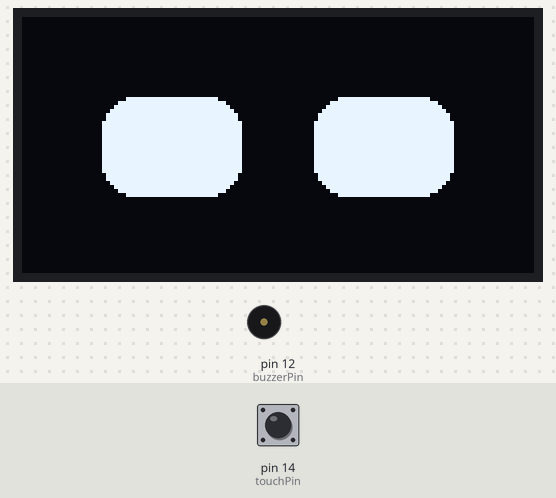
Recording of a sketch running on a simulated Arduino Uno, built with avr-gcc and run on an emulated ATmega328P. Shown: 128×64 one-colour display, buzzer (waves = sounding). The test bench sets the inputs (shaded band); at power-on: pin 14 (touchPin) LOW.

Above: at 4.6 s.
4.7 s: pin 14 (touchPin) pulled HIGH for 0.15 s
At 6.0 s:
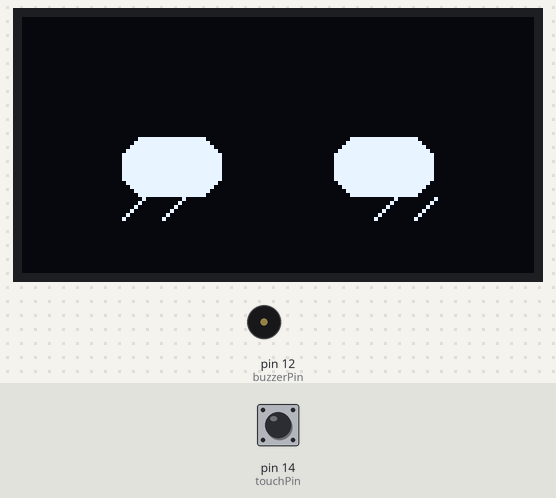
7.8 s: pin 14 (touchPin) pulled HIGH for 3.2 s
At 8.03 s:
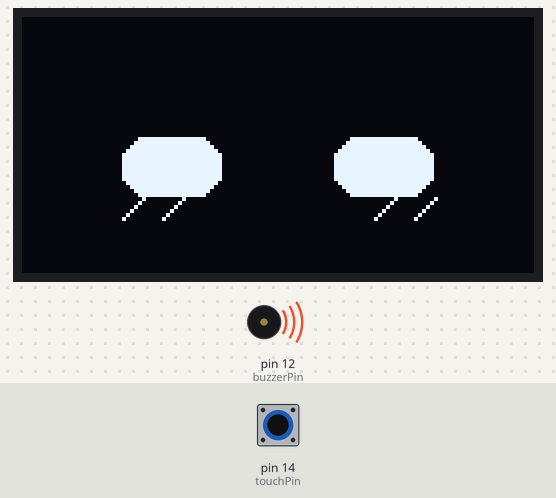
Timing chart, 0 to 12.0 s (numbered marks = the images above; inputs shaded):
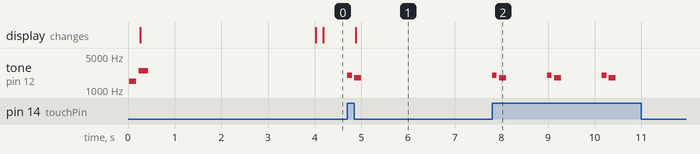

The sketch:

DeskBotV1eyes_shyBuzzerTouchsnsr.ino
```cpp
#include <Wire.h>
#include <Adafruit_GFX.h>
#include <Adafruit_SSD1306.h>

#define SCREEN_WIDTH 128
#define SCREEN_HEIGHT 64
#define OLED_RESET    -1

Adafruit_SSD1306 display(SCREEN_WIDTH, SCREEN_HEIGHT, &Wire, OLED_RESET);

// --- SAFE PIN MAPPING ---
const int touchPin = 14;  // D5 on NodeMCU (GPIO 14)
const int buzzerPin = 12; // D6 on NodeMCU (GPIO 12)

// Variables for blinking logic
unsigned long previousMillis = 0;
const long blinkInterval = 4000; // Blinks every 4 seconds
bool isBlinking = false;
unsigned long blinkStartTime = 0;

void setup() {
  Serial.begin(115200);

  pinMode(touchPin, INPUT);
  pinMode(buzzerPin, OUTPUT);

  if(!display.begin(SSD1306_SWITCHCAPVCC, 0x3C)) {
    Serial.println(F("SSD1306 allocation failed. Check wiring!"));
    for(;;);
  }

  // Play a happy "Boot Up" chirp
  tone(buzzerPin, 1500, 150);
  delay(200);
  tone(buzzerPin, 2500, 200);

  display.clearDisplay();
  drawHappyEyes();
  display.display();
}

void loop() {
  int touchState = digitalRead(touchPin);
  unsigned long currentMillis = millis();

  // --- INTERACTION: TOUCH DETECTED ---
  if (touchState == HIGH) {
    // Play a "Shy / Cute" sound (descending tones)
    tone(buzzerPin, 2000, 100);
    delay(150);
    tone(buzzerPin, 1800, 150);

    // Draw Shy Face
    display.clearDisplay();
    drawShyEyes();
    display.display();

    // Keep shy face on while being touched, plus a small buffer
    delay(1000);

    // Reset the blink timer so it doesn't instantly blink after being shy
    previousMillis = millis();
  }

  // --- IDLE STATE: RANDOM BLINKING ---
  else {
    // Check if it's time to start a blink
    if (!isBlinking && (currentMillis - previousMillis >= blinkInterval)) {
      isBlinking = true;
      blinkStartTime = currentMillis;

      display.clearDisplay();
      drawClosedEyes(); // Draw the blink
      display.display();
    }

    // Check if it's time to end the blink (keep eyes closed for 150ms)
    if (isBlinking && (currentMillis - blinkStartTime >= 150)) {
      isBlinking = false;
      previousMillis = currentMillis;

      display.clearDisplay();
      drawHappyEyes(); // Back to normal
      display.display();
    }
  }
}

// --- EXPRESSION COMMAND EXPLANATIONS ---

void drawHappyEyes() {
  // display.fillRoundRect(X, Y, Width, Height, CornerRadius, Color)
  // This command draws the main wide eyes.
  display.fillRoundRect(20, 20, 35, 25, 8, SSD1306_WHITE);
  display.fillRoundRect(73, 20, 35, 25, 8, SSD1306_WHITE);
}

void drawClosedEyes() {
  // display.fillRect(X, Y, Width, Height, Color)
  // This command draws thin horizontal lines to simulate closed eyelids.
  display.fillRect(20, 30, 35, 4, SSD1306_WHITE);
  display.fillRect(73, 30, 35, 4, SSD1306_WHITE);
}

void drawShyEyes() {
  // Draw smaller, lowered eyes to look timid
  display.fillRoundRect(25, 30, 25, 15, 6, SSD1306_WHITE);
  display.fillRoundRect(78, 30, 25, 15, 6, SSD1306_WHITE);

  // display.drawLine(startX, startY, endX, endY, Color)
  // This command draws little diagonal "blush" marks under the eyes.
  display.drawLine(25, 50, 30, 45, SSD1306_WHITE);
  display.drawLine(35, 50, 40, 45, SSD1306_WHITE);

  display.drawLine(88, 50, 93, 45, SSD1306_WHITE);
  display.drawLine(98, 50, 103, 45, SSD1306_WHITE);
}
```

Measured:
- after the input at 4.7 s, tone on pin 12 (buzzerPin): silent → 2000 Hz at once, → silent 0.10 s later, → 1800 Hz 0.05 s later, → silent 0.15 s later; the display: changes after 0.18 s (image 1)
- after the input at 7.8 s, tone on pin 12 (buzzerPin): silent → 2000 Hz at once, then repeats every 1.2 s: silent 0.05 s, 1800 Hz 0.15 s, silent 0.88 s, 2000 Hz 0.10 s, until it stays silent from 10.5 s
